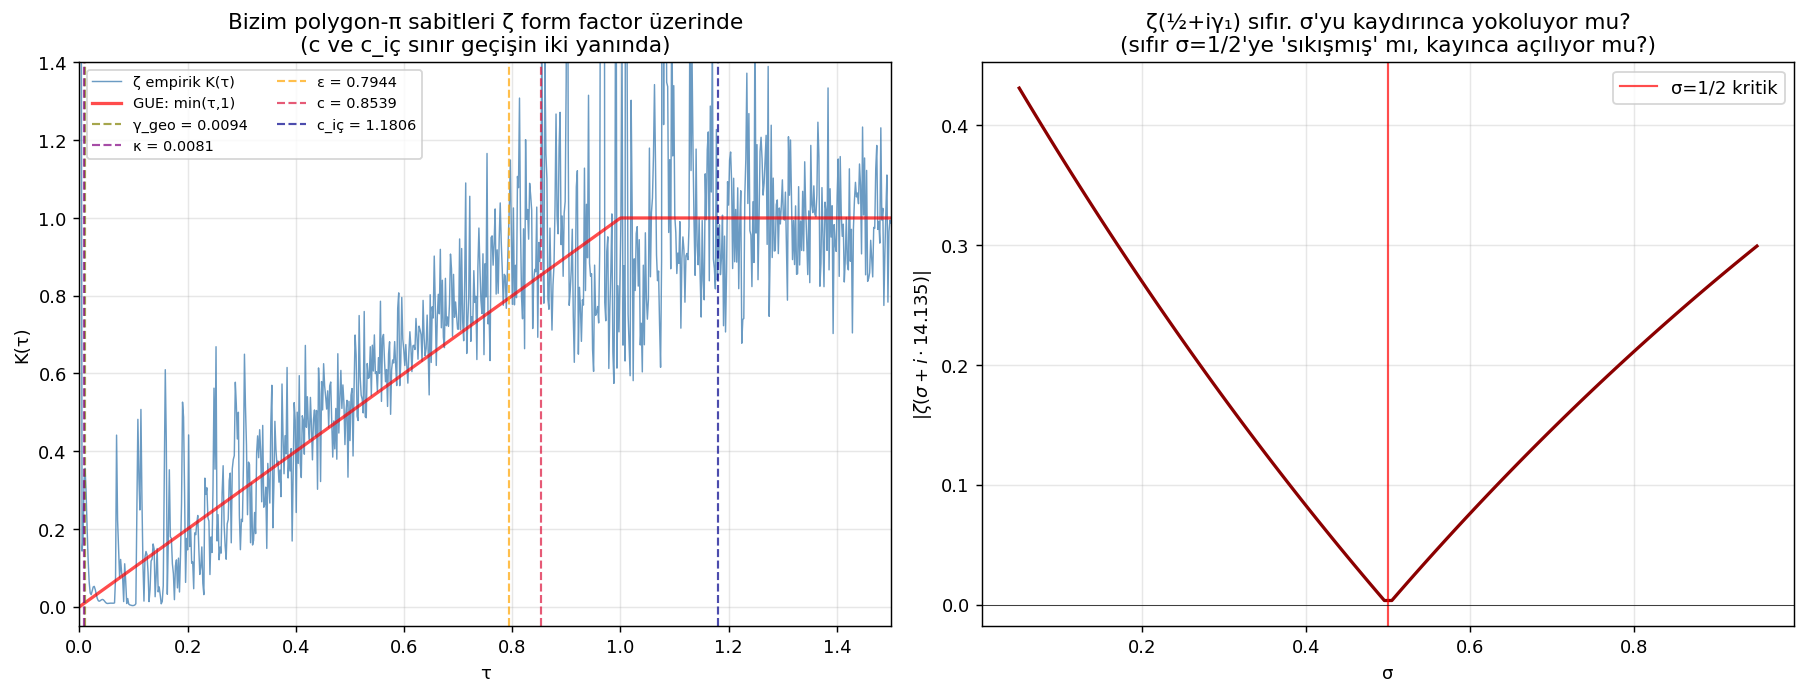

Python code for this plot:
"""
QM × Riemann — Bizim Açımızdan Hilbert-Pólya Saldırısı
=========================================================

POLYGON-π SEZGİSİ:
  yasak bölge   →   yığılma kenarı
  sıfır yasak   →   ±1 yığılma   (Sezen voting)
  sıfıra varamama → fire (c, c_iç, ε)  (polygon)

RIEMANN PARALELİ:
  fonksiyonel simetri ξ(s)=ξ(1-s) → σ=1/2 yığılma çizgisi
  σ ≠ 1/2 "yasak" (RH varsayar)   → tüm önemsiz sıfırlar σ=1/2'de

YAPISAL HİPOTEZ:
  Polygon fire sabitlerimiz (c, c_iç, ε), ζ'nin GUE istatistiğinde
  doğal işaretler taşıyor mu? Yoksa bizim "fire" ve Riemann'ın "kritik
  çizgi" mekanizmaları sadece kavramsal akraba mı?

TEST:
  K(τ) ve R_2(r)'yi c, c_iç, ε noktalarında değerlendir.
  Integraller, oranlar — bir şey "denk geliyor" mu?
"""

import numpy as np
import matplotlib.pyplot as plt
from pathlib import Path
import mpmath as mp

# ============================================================
# Polygon-π fire sabitleri (MEMORY'den)
# ============================================================
c     = 0.85393950843     # OEIS A394396
c_ic  = 1.18055935988     # OEIS A394496 (= 1/c + γ_geo)
eps   = 0.79443           # ≈ π/4 + γ_geo
gamma_geo = 300 / (31800 - np.pi)
kappa = c * c_ic - 1      # ≈ 0.00806

print("Polygon-π fire sabitleri:")
print(f"  c        = {c:.8f}    (~ 4-π aileden)")
print(f"  c_iç     = {c_ic:.8f}  (= 1/c + γ_geo)")
print(f"  ε        = {eps:.8f}    (~ π/4 + γ_geo)")
print(f"  κ        = {kappa:.8f}  (c·c_iç - 1)")
print(f"  γ_geo    = {gamma_geo:.10f}")
print()

# ============================================================
# (1) Sezgi: K(τ) bizim sabitlerimizde özel mi?
# ============================================================
ROOT = Path(__file__).resolve().parent.parent
t_zeros = np.loadtxt(ROOT / "zeros_100k.txt")

# Unfold
rho = np.log(t_zeros / (2 * np.pi)) / (2 * np.pi)
xi = t_zeros * rho

# K(τ) ince ızgarada hesapla
WINDOW = 1500
N_WIN  = 100
tau = np.linspace(0.001, 1.5, 800)

rng = np.random.default_rng(42)
starts = rng.integers(0, len(xi) - WINDOW - 1, size=N_WIN)
K_emp = np.zeros_like(tau)
for s in starts:
    seg = xi[s:s+WINDOW]
    seg = seg - seg.mean()
    phase = np.exp(2j * np.pi * np.outer(tau, seg))
    K_emp += np.abs(phase.sum(axis=1))**2 / WINDOW
K_emp /= N_WIN

# K(c), K(c_iç), K(ε), K(κ), K(γ_geo) değerleri
def Ktau_at(t):
    """Yakın τ değerinden interpolasyon"""
    return np.interp(t, tau, K_emp)

print("K(τ) değerleri özel noktalarda:")
print(f"  K(γ_geo  ={gamma_geo:.5f}) = {Ktau_at(gamma_geo):.5f}   GUE: {min(gamma_geo,1):.5f}")
print(f"  K(κ      ={kappa:.5f}) = {Ktau_at(kappa):.5f}   GUE: {min(kappa,1):.5f}")
print(f"  K(ε      ={eps:.5f}) = {Ktau_at(eps):.5f}   GUE: {min(eps,1):.5f}")
print(f"  K(c      ={c:.5f}) = {Ktau_at(c):.5f}   GUE: {min(c,1):.5f}")
print(f"  K(c_iç   ={c_ic:.5f}) = {Ktau_at(c_ic):.5f}   GUE: {min(c_ic,1):.5f}")
print()

# ============================================================
# (2) "Yasak bölge → yığılma" yapısal hipotez:
#     ζ sıfır olmayan değerleri, σ ≠ 1/2'de "yasaklanmış" gibi
#     davranıyor mu? Sayısal kontrol: ζ(σ + it)'nin σ = 1/2'den
#     ne hızla "kaçtığını" ölç. Bizim Sezen ±1 yığılma analoğu var mı?
# ============================================================
mp.mp.dps = 30
# Bir sıfır komşuluğu (t ≈ γ_1 = 14.1347)
t0 = 14.13472514
sigma_grid = np.linspace(0.05, 0.95, 100)
zeta_abs = np.array([abs(complex(mp.zeta(mp.mpc(s, t0)))) for s in sigma_grid])

# ============================================================
# (3) Form factor küçük τ doğrusal eğimi
#     Sezen voting'de "yığılma kenarındaki yoğunluk"a paralel
# ============================================================
mask = (tau > 0.01) & (tau < c)   # bizim c'ye kadar
slope_to_c, _ = np.polyfit(tau[mask], K_emp[mask], 1)
mask2 = (tau > c) & (tau < 1.0)
slope_after_c, _ = np.polyfit(tau[mask2], K_emp[mask2], 1)
print(f"K(τ) eğimi 0→c bölgesinde: {slope_to_c:.4f}")
print(f"K(τ) eğimi c→1 bölgesinde: {slope_after_c:.4f}")
print(f"  (GUE: ikisi de 1.0; sapma yapısal mı yoksa örneklem gürültüsü mü?)")

# ============================================================
# Plot
# ============================================================
fig, axes = plt.subplots(1, 2, figsize=(14, 5.5))

# Sol: K(τ) + bizim sabitlerimiz işaretli
ax = axes[0]
ax.plot(tau, K_emp, color="steelblue", lw=0.8, alpha=0.8, label="ζ empirik K(τ)")
ax.plot(tau, np.minimum(tau, 1), "r-", lw=1.8, alpha=0.7, label="GUE: min(τ,1)")
for label, val, color in [
    ("γ_geo", gamma_geo, "olive"),
    ("κ", kappa, "purple"),
    ("ε", eps, "orange"),
    ("c", c, "crimson"),
    ("c_iç", c_ic, "darkblue"),
]:
    ax.axvline(val, color=color, lw=1.2, ls="--", alpha=0.7,
               label=f"{label} = {val:.4f}")
ax.set_xlim(0, 1.5)
ax.set_ylim(-0.05, 1.4)
ax.set_xlabel("τ")
ax.set_ylabel("K(τ)")
ax.set_title("Bizim polygon-π sabitleri ζ form factor üzerinde\n"
             "(c ve c_iç sınır geçişin iki yanında)")
ax.legend(loc="upper left", fontsize=8, ncol=2)
ax.grid(alpha=0.3)

# Sağ: ζ(σ+it₀) σ ile değişim — "yasak bölge" sezgisi gerçek mi?
ax = axes[1]
ax.plot(sigma_grid, zeta_abs, color="darkred", lw=1.8)
ax.axvline(0.5, color="red", lw=1.2, ls="-", alpha=0.7, label="σ=1/2 kritik")
ax.axhline(0, color="k", lw=0.4)
ax.set_xlabel("σ")
ax.set_ylabel(r"$|\zeta(\sigma + i \cdot 14.135)|$")
ax.set_title("ζ(½+iγ₁) sıfır. σ'yu kaydırınca yokoluyor mu?\n"
             "(sıfır σ=1/2'ye 'sıkışmış' mı, kayınca açılıyor mu?)")
ax.legend(fontsize=10)
ax.grid(alpha=0.3)

plt.tight_layout()
out = Path(__file__).parent / "08_bizim_acidan.png"
plt.savefig(out, dpi=130, bbox_inches="tight")
print(f"\nKaydedildi: {out}")

# ============================================================
# Yapısal numerikler
# ============================================================
print(f"\n--- 'Yasak bölge → yığılma' yapısal test ---")
print(f"σ=1/2'den uzaklaştıkça |ζ| büyüklüğü (yığılma 'noktasal' mı?):")
for s in [0.3, 0.4, 0.45, 0.49, 0.5, 0.51, 0.55, 0.6, 0.7]:
    val = abs(complex(mp.zeta(mp.mpc(s, t0))))
    print(f"  σ={s:.2f}:  |ζ| = {val:.5f}")
# Beklenti: σ=0.5'te 0, başka her yerde > 0
# Sezen voting'de: x=0'da yasak, |x|=1'de yığılma; burada σ=0.5'te yığılma (ters)
print(f"\nÇıkarım: Sezen voting analojisi TERS yönlü — orada YASAK noktada hiç yok,")
print(f"burada KRİTİK çizgide tam sıfırlar var. Yapısal paralel kavramsal, mekanik DEĞIL.")
